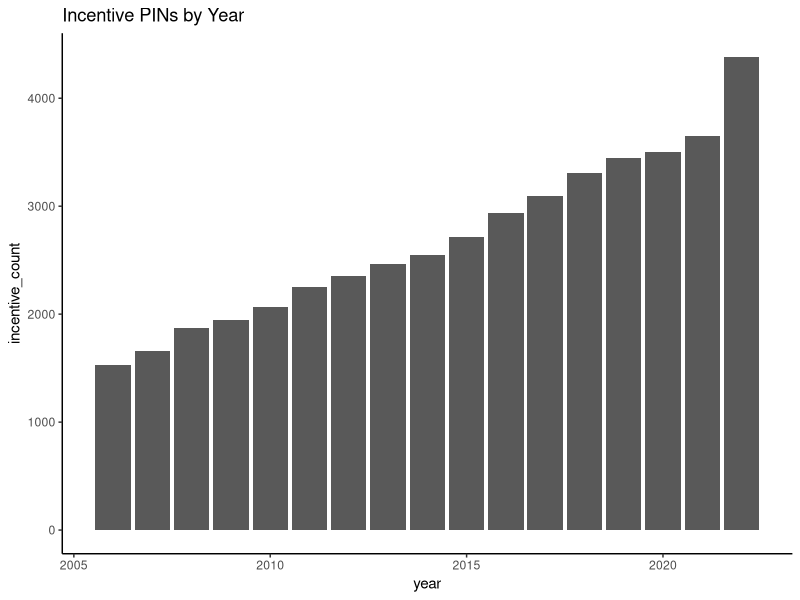

This chart was generated by the following R code:
## ---- chunk 1

library(tidyverse)

knitr::opts_chunk$set(warning = FALSE, message = FALSE)

## ---- chunk 2
ptax_pins <- read_csv("./Output/incentivePINs_allyears.csv") # file created in helper_pull_incentivepins_allyears.R
## ---- chunk 3
#| layout-ncol: 2

ptax_pins %>% filter(between(class, 600,900) ) %>% group_by(year) %>% summarize(incentive_count = n())
# 4383 existed in 2022. 
# 3652 existed in 2021, etc.
ptax_pins %>% filter(between(class, 600,900) ) %>% group_by(year) %>% summarize(incentive_count = n()) %>% ggplot() +geom_col(aes(y = incentive_count, x = year)) +   labs(
    title = "Incentive PINs by Year") + theme_classic()


#ptax_pins %>% filter(between(class, 600,900) ) %>% group_by(pin) %>% summarize(count = n()) %>% filter(count > 16)
# 632 PINs have existed AND been incentive properties for all years in database.

# ptax_pins %>% mutate(parcel = str_sub(pin, 1, 10) ) %>%
#  group_by(parcel) %>% summarize(count = n())

# ptax_pins %>% mutate(block = str_sub(pin, 1, 7) ) %>%
#  group_by(block) %>% summarize(count = n())
## ---- chunk 4
ptax_pivot_changed <- ptax_pins %>% 
  pivot_wider(id_cols = c(pin), names_from = "year", values_from =  "class") %>%
  mutate(change = ifelse(as.numeric(`2021`)-as.numeric(`2006`) != 0,
                         1, 0))%>% 
  filter(change !=0)

ptax_pivot_changed
## ---- chunk 5

ptax_pins %>% filter(class > 599 & class < 900) %>% group_by(pin, class) %>% 
  summarize(count = n(),
            first_year = first(year),
            last_year = last(year)) %>% 
  arrange(-count)
# 5869 incentive PINs have existed at some point in time.
# 6,178 groups exist when grouping by pin and class
# implying that some incentive PINs change property classes over time


ptax_pins %>% group_by(pin) %>% summarize(count = n()) %>% filter(count > 16)
# 632 PINs have existed AND been incentive properties for all years in database.
# 4,654 PINs existed during every year (doesn't matter what property class)

# 5869-4654 PINs created since 2006 ~ 1200 new PINs

pin_change <- ptax_pins %>% 
  pivot_wider(id_cols = c(pin), names_from = "year", values_from =  "class") %>%
  mutate(change = as.numeric(`2021`)-as.numeric(`2006`)) %>% 
  filter(change !=0)

pin_change


##  Grouped by PIN and 1st digit of class (aka major class) -----------------
unique_ptax_MC <- ptax_pins %>% 
  mutate(majorclass = str_sub(class, 1, 1)) %>%
  group_by(pin, majorclass) %>% 
  summarize(count = n(),
            first_year = first(year),
            last_year = last(year)) %>% ungroup()

unique_ptax_w_MC <- unique_ptax_MC %>% 
  group_by(pin) %>%
  mutate(var2 = cumsum(row_number() == 1 | (majorclass != dplyr::lag(majorclass)))) %>% 
  ungroup()


unique_ptax_wide_MC <- unique_ptax_w_MC %>%
  pivot_wider(id_cols = "pin",
              names_from = var2,
              values_from = c(majorclass, count, first_year, last_year))


## Grouped by PIN and class ----------------------------------------------
unique_ptax_w_class <- ptax_pins %>% 
  group_by(pin, class) %>% 
  summarize(count = n(),
            first_year = first(year),
            last_year = last(year)) %>% 
  ungroup() %>%
  arrange(pin, first_year)

  
unique_ptax_w_class <- unique_ptax_w_class %>% group_by(pin) %>%
  mutate(var2 = cumsum(row_number() == 1 | (class != dplyr::lag(class))))


unique_ptax_wide <- unique_ptax_w_class %>%
  pivot_wider(id_cols = "pin",
              names_from = var2,
              values_from = c(class, count, first_year, last_year))



## ---- chunk 6
unique_ptax_wide_MC

unique_ptax_wide
